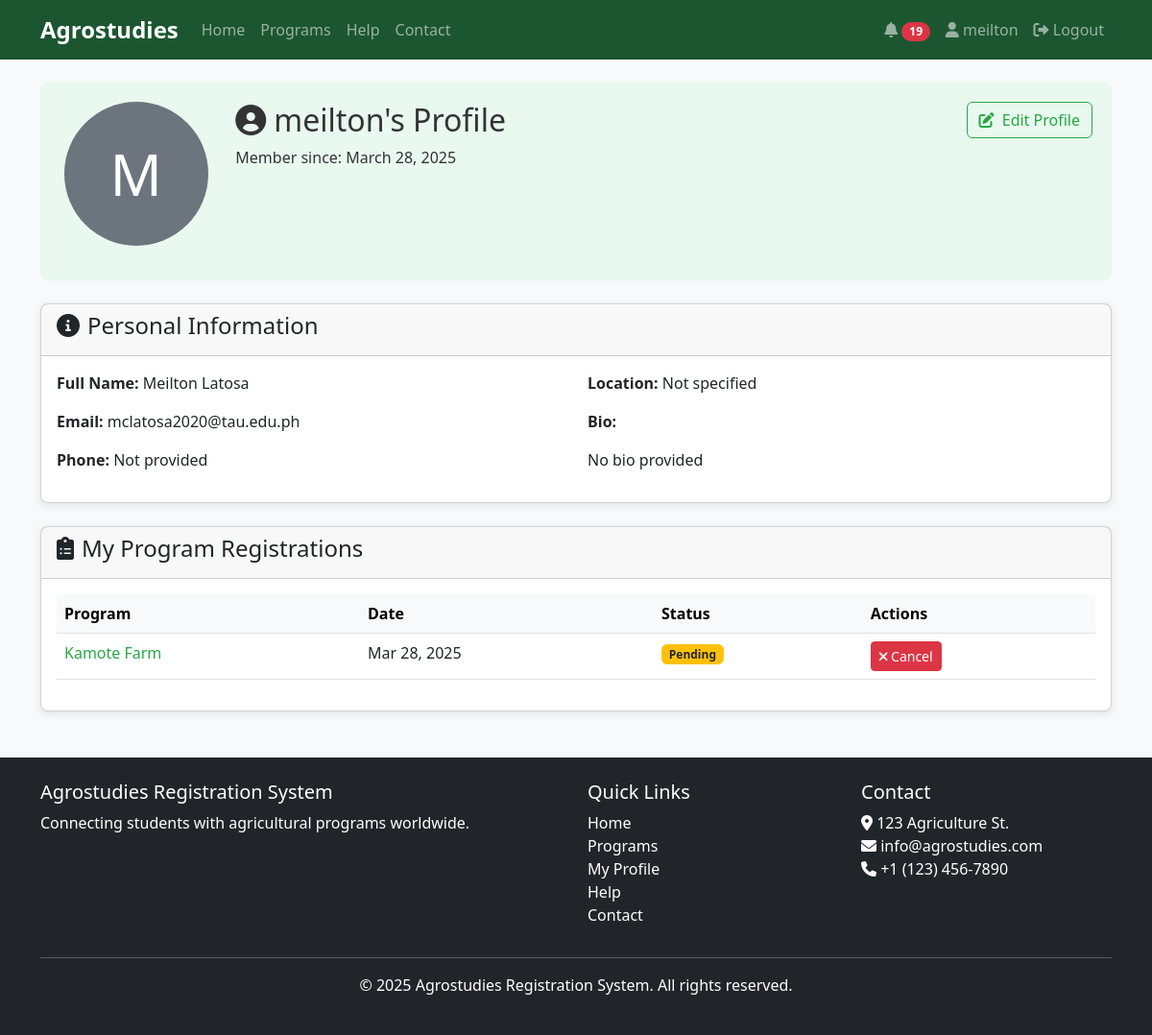
Before: /profile/ (signed in) with the older database file.
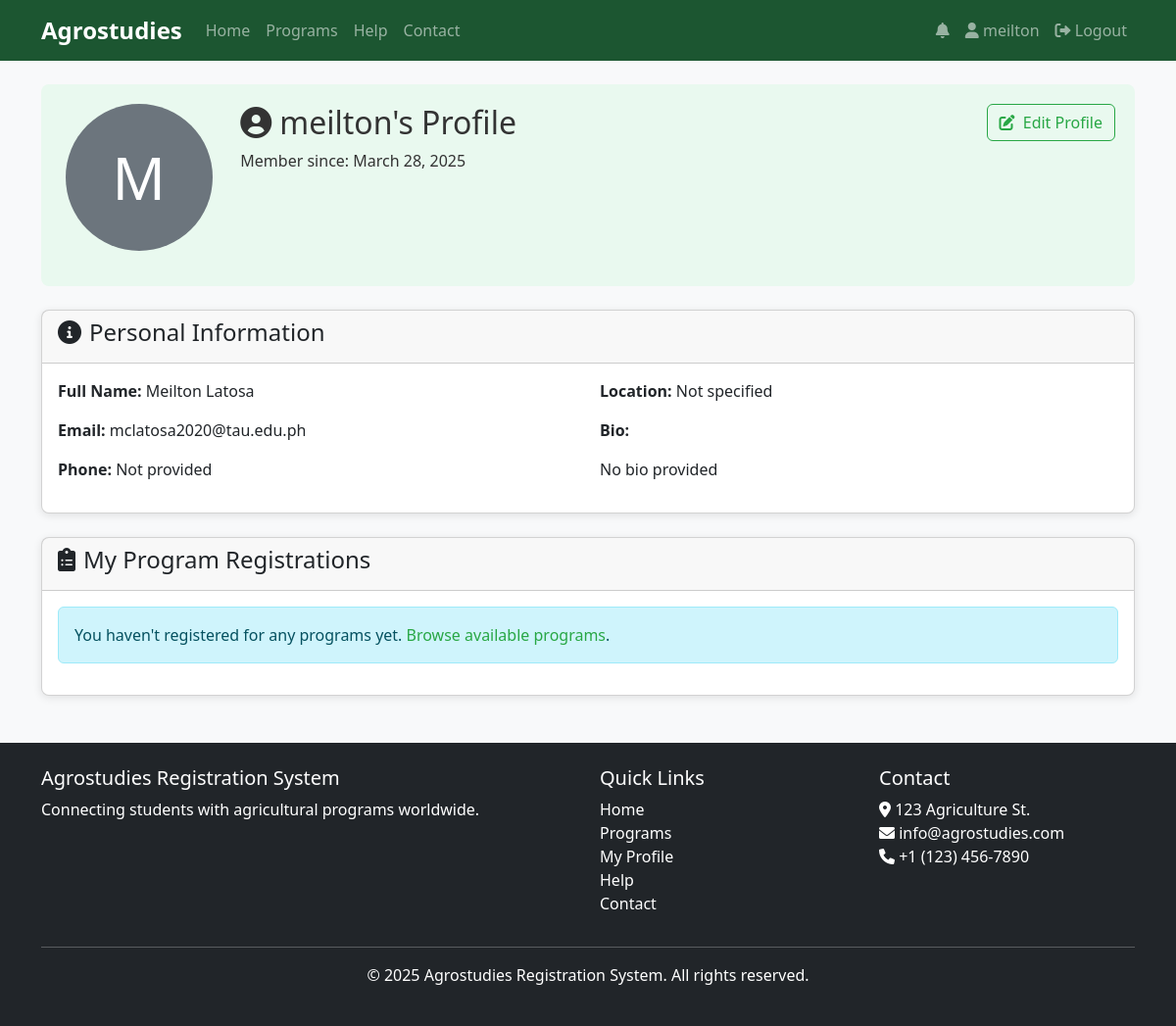
After: the same page with the newer database file.
### core/models.py (models this page shows, shortened)
class Registration(models.Model):
    PENDING = 'pending'
    APPROVED = 'approved'
    REJECTED = 'rejected'
    STATUS_CHOICES = [
        (PENDING, 'Pending'),
        (APPROVED, 'Approved'),
        (REJECTED, 'Rejected'),
    ]
    user = models.ForeignKey(User, on_delete=models.CASCADE)
    program = models.ForeignKey(AgricultureProgram, on_delete=models.CASCADE)
    registration_date = models.DateTimeField(auto_now_add=True)
    status = models.CharField(max_length=10, choices=STATUS_CHOICES, default=PENDING)
    notes = models.TextField(blank=True)
    processed = models.BooleanField(default=False)  # Flag to indicate if this registration has been processed into a candidate
    tor = models.FileField(upload_to='documents/tor/', blank=True, null=True, verbose_name="Transcript of Records (TOR)")
    nc2_tesda = models.FileField(upload_to='documents/tesda/', blank=True, null=True, verbose_name="NC2 from TESDA")
    diploma = models.FileField(upload_to='documents/diploma/', blank=True, null=True)
    good_moral = models.FileField(upload_to='documents/moral/', blank=True, null=True, verbose_name="Good Moral Character")
    nbi_clearance = models.FileField(upload_to='documents/nbi/', blank=True, null=True, verbose_name="NBI Clearance")
    class Meta:
        unique_together = ('user', 'program')

class AgricultureProgram(models.Model):
    title = models.CharField(max_length=200)
    description = models.TextField()
    start_date = models.DateField()
    location = models.CharField(max_length=100)
    capacity = models.PositiveIntegerField()
    created_at = models.DateTimeField(auto_now_add=True)
    updated_at = models.DateTimeField(auto_now=True)

### core/views.py (the view)
# urls.py: path('profile/', views.profile, name='profile'),
@login_required
def profile(request):
    if request.method == 'POST':
        u_form = UserUpdateForm(request.POST, instance=request.user)
        p_form = ProfileUpdateForm(request.POST, request.FILES, instance=request.user.profile)
        if u_form.is_valid() and p_form.is_valid():
            if 'delete_image' in request.POST and request.user.profile.profile_image:
                old_image = request.user.profile.profile_image.path
                request.user.profile.profile_image = None
                if os.path.exists(old_image):
                    os.remove(old_image)
            u_form.save()
            p_form.save()
            messages.success(request, 'Your profile has been updated!')
            Notification.add_notification(
                request.user,
                "Your profile has been successfully updated.",
                Notification.SUCCESS
            )
            return redirect('profile')
    else:
        u_form = UserUpdateForm(instance=request.user)
        p_form = ProfileUpdateForm(instance=request.user.profile)
    registrations = Registration.objects.filter(user=request.user).order_by('-registration_date')
    context = {
        'u_form': u_form,
        'p_form': p_form,
        'registrations': registrations
    }
    return render(request, 'profile.html', context)

### core/context_processors.py (called while the page is built)
def notification_count(request):
    if request.user.is_authenticated:
        unread_count = Notification.objects.filter(user=request.user, read=False).count()
        return {
            'unread_notifications_count': unread_count
        }
    return {
        'unread_notifications_count': 0
    }

### templates/profile.html (shortened to what the changed rows need)
{% extends 'base.html' %}
{% block content %}
<div class="profile-header mb-4">
    <div class="row">
        <div class="col-md-6">
            <h2><i class="fas fa-user-circle me-2"></i>{{ user.username }}'s Profile</h2>
        </div>
    </div>
</div>
{% if not user.is_staff %}
<div class="card">
    <div class="card-body">
        {% if registrations %}
            <div class="table-responsive">
                <table class="table table-hover">
                    <thead class="table-light">
                        <tr>
                            <th>Program</th>
                            <th>Date</th>
                            <th>Status</th>
                            <th>Actions</th>
                        </tr>
                    </thead>
                    <tbody>
                        {% for reg in registrations %}
                            <tr>
                                <td>
                                    <a href="{% url 'program_detail' reg.program.id %}">{{ reg.program.title }}</a>
                                </td>
                                <td>{{ reg.registration_date|date:"M d, Y" }}</td>
                                <td>
                                    {% if reg.status == 'approved' %}
                                        <span class="badge bg-success">Approved</span>
                                    {% elif reg.status == 'rejected' %}
                                        <span class="badge bg-danger">Rejected</span>
                                    {% else %}
                                        <span class="badge bg-warning text-dark">Pending</span>
                                    {% endif %}
                                </td>
                                <td>
                                    {% if reg.status != 'rejected' %}
                                        <a href="{% url 'cancel_registration' reg.id %}" class="btn btn-sm btn-danger">
                                            <i class="fas fa-times"></i> Cancel
                                        </a>
                                    {% endif %}
                                </td>
                            </tr>
                        {% endfor %}
                    </tbody>
                </table>
            </div>
        {% else %}
            <div class="alert alert-info">
                You haven't registered for any programs yet.
                <a href="{% url 'program_list' %}">Browse available programs</a>.
            </div>
        {% endif %}
    </div>
</div>
{% endif %}
{% endblock %}

### templates/base.html (shortened to what the changed rows need)
<!DOCTYPE html>
<html lang="en">
<head>
    <link href="https://cdn.jsdelivr.net/npm/bootstrap@5.3.0/dist/css/bootstrap.min.css" rel="stylesheet">
    <link rel="stylesheet" href="https://cdnjs.cloudflare.com/ajax/libs/font-awesome/6.0.0/css/all.min.css">
    <link rel="stylesheet" href="/static/css/main.css">
    <link rel="stylesheet" href="/static/css/modal-animations.css">
</head>
<body>
    <nav class="navbar navbar-expand-lg navbar-dark bg-dark">
        <div class="container">
            <div class="collapse navbar-collapse" id="navbarNav">
                <ul class="navbar-nav ms-auto">
                    {% if user.is_authenticated %}
                        <li class="nav-item dropdown">
                            <a class="nav-link" href="#" id="notificationDropdown" role="button" data-bs-toggle="dropdown" aria-expanded="false">
                                <i class="fas fa-bell"></i>
                                {% if unread_notifications_count > 0 %}
                                    <span class="badge rounded-pill bg-danger">{{ unread_notifications_count }}</span>
                                {% endif %}
                            </a>
                        </li>
                    {% endif %}
                </ul>
            </div>
        </div>
    </nav>
    <main class="container my-4">
        {% block content %}{% endblock %}
    </main>
</body>
</html>

Changed rows visible on the page:
removed Registration: program "Kamote Farm", registration_date "Mar 28, 2025", status "Pending"
Other visible differences:
{{ unread_notifications_count }}: "19" → (not shown)
text no longer shown: "Program Date Status Actions"
text now shown: "You haven't registered for any programs yet. Browse available programs ."
